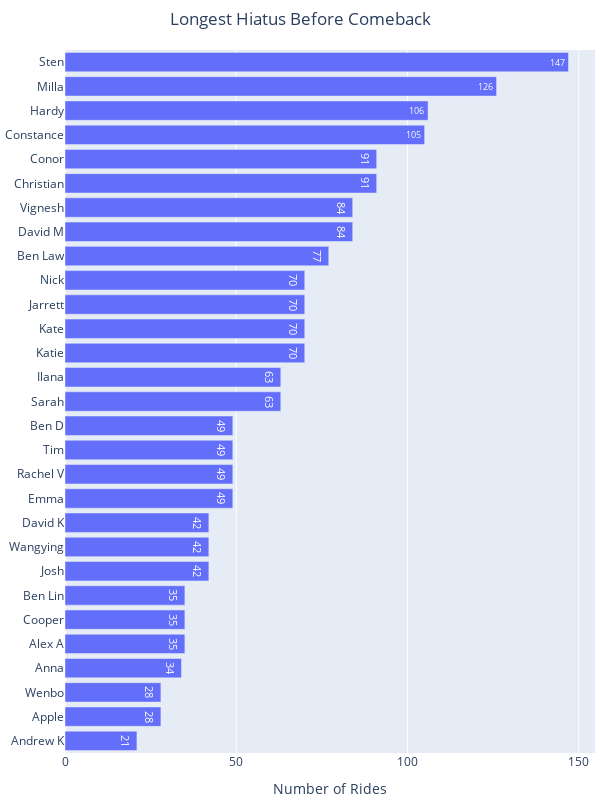

The code cell stored with this chart in its notebook:
### Code cell
fig_hiatus = px.bar(
    hiatus_df,
    y="rider",
    x="longest_hiatus_days",
    title="Longest Hiatus Before Comeback",
    text_auto=True
)
fig_hiatus.update_layout(
    title_x=0.5,
    width=600,
    height=800,
    margin=dict(l=5, r=5, t=50, b=5),  # left, right, top, bottom margins
    yaxis=dict(title=None, categoryorder='total ascending'),
    xaxis_title='Number of Rides',
    barmode='stack',
)
fig_hiatus.show()
# fig_hiatus.write_image(f"{year}/hiatus_comeback_{year}.png", format="png")
# fig_hiatus.write_html(f"{year}/hiatus_comeback_{year}.html")

### Figure 1 — Plotly figure (JSON) as saved in the notebook; plotly's stock layout.template omitted (floating-point values rounded to 4 significant figures)
{"data": [{"alignmentgroup": "True", "hovertemplate": "longest_hiatus_days=%{x}<br>rider=%{y}<extra></extra>", "legendgroup": "", "marker": {"color": "#636efa", "pattern": {"shape": ""}}, "name": "", "offsetgroup": "", "orientation": "h", "showlegend": false, "textposition": "auto", "texttemplate": "%{x}", "type": "bar", "x": [147, 126, 106, 105, 91, 91, 84, 84, 77, 70, 70, 70, 70, 63, 63, 49, 49, 49, 49, 42, 42, 42, 35, 35, 35, 34, 28, 28, 21], "xaxis": "x", "y": ["Sten", "Milla", "Hardy", "Constance", "Christian", "Conor", "David M", "Vignesh", "Ben Law", "Katie", "Kate", "Jarrett", "Nick", "Sarah", "Ilana", "Emma", "Rachel V", "Tim", "Ben D", "Josh", "Wangying", "David K", "Alex A", "Cooper", "Ben Lin", "Anna", "Apple", "Wenbo", "Andrew K"], "yaxis": "y"}], "layout": {"barmode": "stack", "height": 800, "legend": {"tracegroupgap": 0}, "margin": {"b": 5, "l": 5, "r": 5, "t": 50}, "title": {"text": "Longest Hiatus Before Comeback", "x": 0.5}, "width": 600, "xaxis": {"anchor": "y", "domain": [0, 1], "title": {"text": "Number of Rides"}}, "yaxis": {"anchor": "x", "categoryorder": "total ascending", "domain": [0, 1], "title": {}}}}
